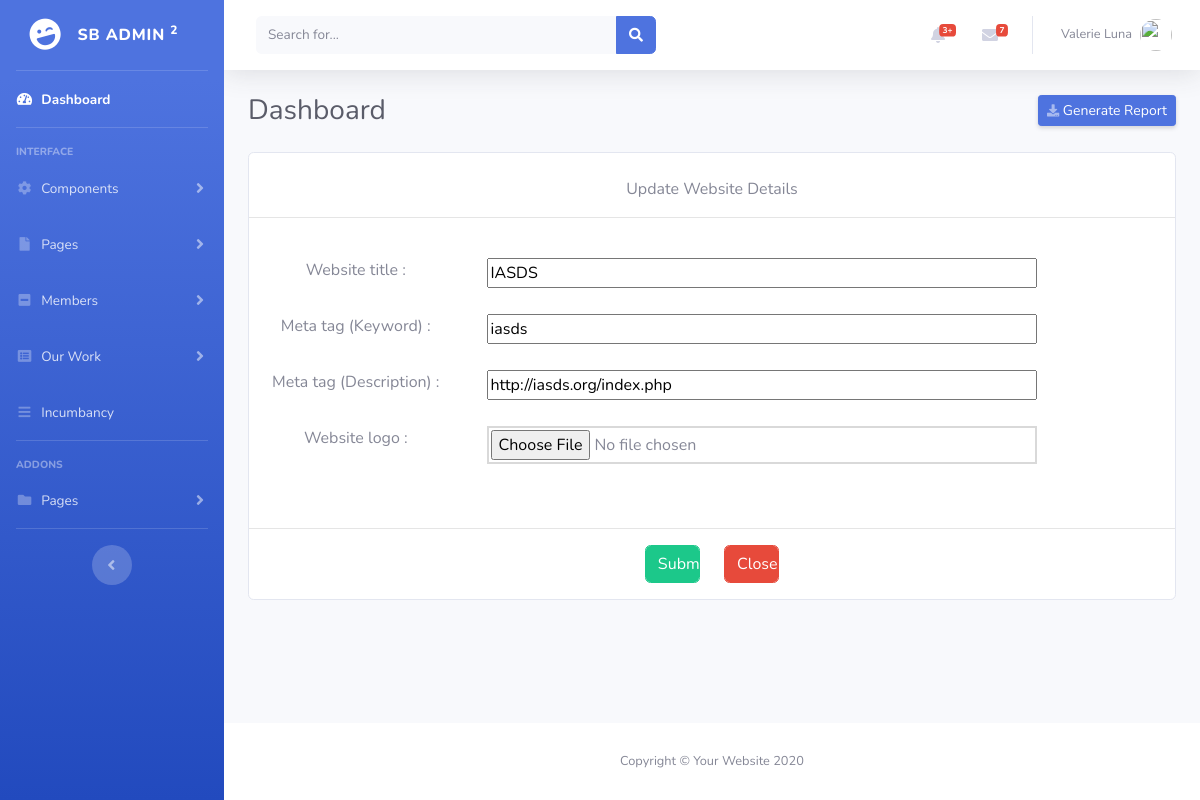
The page /admin/logo.php (signed in) on the database its author committed.
### tables this page shows
CREATE TABLE `website_details` (
  `id` int(3) NOT NULL,
  `title` varchar(100) NOT NULL,
  `metakey` varchar(200) NOT NULL,
  `metades` varchar(200) NOT NULL,
  `logourl` varchar(200) NOT NULL
);

### admin/logo.php (the view, shortened to what this page needs)
<?php
include './connection.php';
 $query = "SELECT * FROM `website_details`";
$execute = mysqli_query($conn, $query);
 while($row = mysqli_fetch_assoc($execute))
     {
        $title=$row['title'];
        $key=$row['metakey'];
        $des=$row['metades'];
     }
?>
<!DOCTYPE html>
<html lang="en">
    <?php include './headtag.php'; ?>
    <body id="page-top">
        <div id="wrapper">
            <?php
            include './leftsidebar.php';
            ?>
            <div id="content-wrapper" class="d-flex flex-column">
                <div id="content">
                   <?php
        include './topbar.php';
        ?>
                    <div class="container-fluid">
                        <div class="d-sm-flex align-items-center justify-content-between mb-4">
                            <h1 class="h3 mb-0 text-gray-800">Dashboard</h1>
                            <a href="#" class="d-none d-sm-inline-block btn btn-sm btn-primary shadow-sm"><i class="fas fa-download fa-sm text-white-50"></i> Generate Report</a>
                        </div>
                        <div class="card">
                            <br>
                       <center>Update Website Details</center>
                       <hr><br>
                       <form class="form-horizontal" name="logo" method="post" action="detail_save.php" enctype="multipart/form-data">
                           <div class="form-group">
                               <div class="row">
                                  <div class="col-md-3">
                          <center> <label class="control-label">Website title :</label></center></div>
                          <div class="col-md-9"> <input type="text" name="title" value="<?php echo $title;?>" class="form-contol" style="width: 80%" required></div>
                           </div><br>
                               <div class="row">
                                  <div class="col-md-3">
                          <center> <label class="control-label">Meta tag (Keyword) :</label></center></div>
                          <div class="col-md-9"> <input type="text" name="keyword" value="<?php echo $key;?>" class="form-contol" style="width: 80%" required></div>
                           </div><br>
                               <div class="row">
                                  <div class="col-md-3">
                          <center> <label class="control-label">Meta tag (Description) :</label></center></div>
                          <div class="col-md-9"> <input type="text" name="desc" value="<?php echo $des;?>" class="form-contol" style="width: 80%" required></div>
                           </div><br>
                               <div class="row">
                                  <div class="col-md-3">
                          <center> <label class="control-label">Website logo :</label></center></div>
                          <div class="col-md-9"> <input type="file" name="fileLogo" class="form-contol" style=" padding:2px; border:solid #8080804d 2px; width: 80%; " required></div>
                           </div><br>
                           <br>
                           <hr>
                           <div class="row">
                               <div class="col-md-2"></div>
                                <div class="col-md-2"></div>
                                <div class="col-md-1"></div>
                             <div class="col-md-1">
                              <input class="form-control btn btn-success" type="submit" name="submit" value="Submit"> </div>
                              <div class="col-md-1">  <input class="form-control btn btn-danger" type="button" name="close" value="Close"> </div>
                           </div>
                           </div>
                            </form>
                           </div></div>
                </div>
                <footer class="sticky-footer bg-white">
                    <div class="container my-auto">
                        <div class="copyright text-center my-auto">
                            <span>Copyright &copy; Your Website 2020</span>
                        </div>
                    </div>
                </footer>
            </div>
        </div>
    </body>
</html>

### rows shown on the page
website_details: title "IASDS", keyword "iasds", desc "http://iasds.org/index.php"
